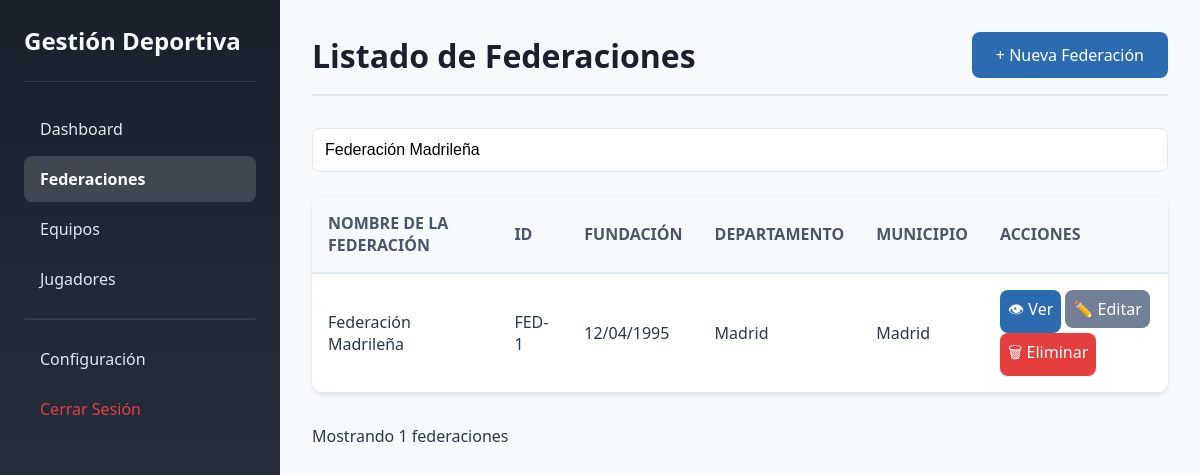
Page /federaciones.php?buscar=Federación Madrileña (signed in) on the committed database.
### tables this page shows
CREATE TABLE federaciones (
    id INT AUTO_INCREMENT PRIMARY KEY,
    nombre VARCHAR(200) NOT NULL,
    fecha_fundacion DATE NOT NULL,
    departamento VARCHAR(100) NOT NULL,
    municipio VARCHAR(100) NOT NULL,
    complemento VARCHAR(255),
    activo TINYINT(1) NOT NULL DEFAULT 1,
    fecha_creacion DATETIME NOT NULL DEFAULT CURRENT_TIMESTAMP,
    fecha_actualizacion DATETIME NOT NULL DEFAULT CURRENT_TIMESTAMP ON UPDATE CURRENT_TIMESTAMP,
    INDEX idx_nombre (nombre)
);

### includes/conexion.php (called while the page is built, shortened)
<?php
function limpiarInput($data) {
    $data = trim($data);
    $data = stripslashes($data);
    $data = htmlspecialchars($data);
    return $data;
}
?>

### federaciones.php (the view, shortened to what this page needs)
<?php
require_once 'includes/conexion.php';
$busqueda = isset($_GET['buscar']) ? limpiarInput($_GET['buscar']) : '';
$sql = "SELECT * FROM federaciones WHERE activo = 1";
if ($busqueda) {
    $sql .= " AND (nombre LIKE :busqueda OR id LIKE :busqueda2)";
}
$sql .= " ORDER BY nombre";
$stmt = $pdo->prepare($sql);
if ($busqueda) {
    $stmt->execute([':busqueda' => "%$busqueda%", ':busqueda2' => "%$busqueda%"]);
} else {
    $stmt->execute();
}
$federaciones = $stmt->fetchAll();
?>
<!DOCTYPE html>
<html lang="es">
<head>
    <link rel="stylesheet" href="css/admin.css">
</head>
<body>
    <div class="admin-container">
        <aside class="sidebar">
            <div class="sidebar-header">
                <h1> Gestión Deportiva</h1>
            </div>
            <nav class="sidebar-nav">
                <a href="dashboard.php"> Dashboard</a>
                <a href="federaciones.php" class="active"> Federaciones</a>
                <a href="equipos.php"> Equipos</a>
                <a href="jugadores.php"> Jugadores</a>
                <hr>
                <a href="configuracion_usuarios.php"> Configuración</a>
                <a href="log_out.php" style="color: #e53e3e;"> Cerrar Sesión</a>
            </nav>
        </aside>
        <main class="main-content">
            <header>
                <h2>Listado de Federaciones</h2>
                <a href="registro_federaciones.php" class="btn btn-primary">+ Nueva Federación</a>
            </header>
            <div class="search-box">
                <form method="GET" action="">
                    <input type="text" name="buscar" placeholder="Buscar federación por nombre o ID..."
                           value="<?php echo htmlspecialchars($busqueda); ?>">
                </form>
            </div>
            <div class="tabla-container">
                <table>
                    <thead>
                        <tr>
                            <th>NOMBRE DE LA FEDERACIÓN</th>
                            <th>ID</th>
                            <th>FUNDACIÓN</th>
                            <th>DEPARTAMENTO</th>
                            <th>MUNICIPIO</th>
                            <th>ACCIONES</th>
                        </tr>
                    </thead>
                    <tbody>
                        <?php if (count($federaciones) > 0): ?>
                            <?php foreach ($federaciones as $federacion): ?>
                            <tr>
                                <td><?php echo htmlspecialchars($federacion['nombre']); ?></td>
                                <td>FED-<?php echo $federacion['id']; ?></td>
                                <td><?php echo date('d/m/Y', strtotime($federacion['fecha_fundacion'])); ?></td>
                                <td><?php echo htmlspecialchars($federacion['departamento']); ?></td>
                                <td><?php echo htmlspecialchars($federacion['municipio']); ?></td>
                                <td>
                                    <a href="ver_federacion.php?id=<?php echo $federacion['id']; ?>"
                                       class="btn btn-primary" style="padding: 0.5rem;">👁 Ver</a>
                                    <a href="editar_federacion.php?id=<?php echo $federacion['id']; ?>"
                                       class="btn btn-secondary" style="padding: 0.5rem;">✏️ Editar</a>
                                    <a href="eliminar_federacion.php?id=<?php echo $federacion['id']; ?>"
                                       class="btn btn-danger" style="padding: 0.5rem;"
                                       onclick="return confirm('¿Estás seguro de eliminar esta federación?')">🗑 Eliminar</a>
                                </td>
                            </tr>
                            <?php endforeach; ?>
                        <?php else: ?>
                            <tr>
                                <td colspan="6" style="text-align: center;">No se encontraron federaciones</td>
                            </tr>
                        <?php endif; ?>
                    </tbody>
                </table>
            </div>
            <p>Mostrando <?php echo count($federaciones); ?> federaciones</p>
        </main>
    </div>
</body>
</html>

### css/admin.css (style rules this page uses)
* { margin: 0; padding: 0; box-sizing: border-box; }
body { font-family: 'Segoe UI', Tahoma, Geneva, Verdana, sans-serif; background: #f7fafc; color: #2d3748; }
.admin-container { display: flex; min-height: 100vh; }
.sidebar { width: 280px; background: linear-gradient(180deg, #1a202c 0%, #2d3748 100%); color: white; padding: 1.5rem; position: fixed; height: 100vh; overflow-y: auto; }
.sidebar-header { padding-bottom: 1.5rem; border-bottom: 1px solid rgba(255,255,255,0.1); margin-bottom: 1.5rem; }
.sidebar-header h1 { font-size: 1.5rem; color: #f7fafc; }
.sidebar-nav a { display: block; padding: 0.75rem 1rem; color: #e2e8f0; text-decoration: none; border-radius: 8px; margin-bottom: 0.25rem; transition: all 0.3s; }
.sidebar-nav a.active { background: rgba(255,255,255,0.15); color: white; font-weight: bold; }
.sidebar-nav hr { border-color: rgba(255,255,255,0.1); margin: 1rem 0; }
.main-content { margin-left: 280px; flex: 1; padding: 2rem; }
.main-content header { display: flex; justify-content: space-between; align-items: center; margin-bottom: 2rem; padding-bottom: 1rem; border-bottom: 2px solid #e2e8f0; }
.main-content header h2 { font-size: 2rem; color: #1a202c; }
.tabla-container { background: white; border-radius: 12px; box-shadow: 0 2px 4px rgba(0,0,0,0.1); overflow: hidden; margin-bottom: 2rem; }
table { width: 100%; border-collapse: collapse; }
thead { background: #f7fafc; }
th { padding: 1rem; text-align: left; font-weight: 600; color: #4a5568; border-bottom: 2px solid #e2e8f0; }
td { padding: 1rem; border-bottom: 1px solid #e2e8f0; }
.btn { display: inline-block; padding: 0.75rem 1.5rem; border: none; border-radius: 8px; font-size: 1rem; font-weight: 500; cursor: pointer; text-decoration: none; transition: all 0.3s; }
.btn-primary { background: #2b6cb0; color: white; }
.btn-danger { background: #e53e3e; color: white; }
.btn-secondary { background: #718096; color: white; }
.search-box { margin-bottom: 1.5rem; }
.search-box input { width: 100%; padding: 0.75rem; border: 1px solid #e2e8f0; border-radius: 8px; font-size: 1rem; }

### rows in the picture
federaciones: nombre "Federación Madrileña", id "1", fecha_fundacion "12/04/1995", departamento "Madrid", municipio "Madrid"

### other values in the picture
count($federaciones) "1"
